Frame 1 (no input): blank canvas, image omitted
Frame 60 (no input): blank canvas, image omitted
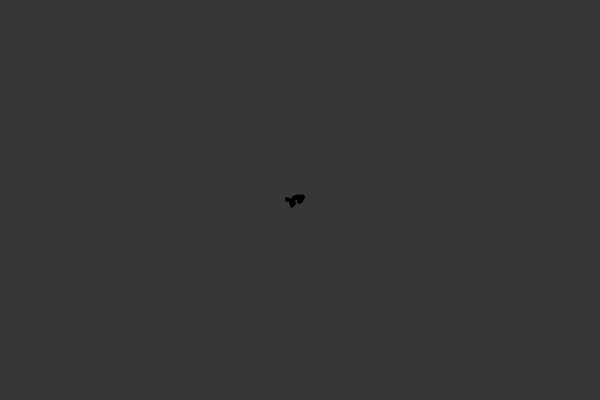
Frame 120 (the mouse pressed at the canvas centre since frame 60)

The p5.js sketch whose frames 1 and 60 were blank and that drew this single picture after the mouse press (run headless with seeded random() and noise() and a simulated clock; from frame 60 on, the mouse is pressed at the canvas centre):

// p5.js sketch
// ── sketch.js
function Walker(){
  this.x = width/2;
  this.y = height/2;

  this.move = function(){
    var n = floor(random(4));
    if(n == 0){ //up
      this.y += 1; 
    }
    if(n == 1){ //down
      this.y += -1; 
    }
    if(n == 2){ //left
      this.x += -1; 
    }
    if(n == 3){ //rigth
      this.x += 1; 
    }
  }

  this.display = function(){
    fill(0);
    rect(this.x,this.y,2,2);
  };
}

function setup() {
	createCanvas(600,400);
  background(55);
  walker = new Walker();
}

function draw() {
  walker.display();
  walker.move();
}
